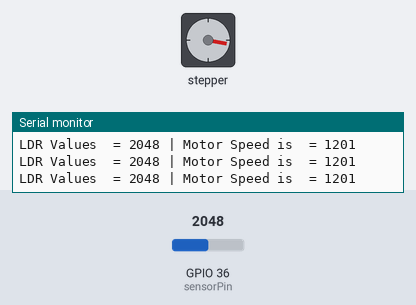
Bench run of a sketch on a simulated ESP32. On the bench: stepper motor, the last lines printed to the serial monitor. The inputs (shaded band) are chosen by the test bench; at power-on: GPIO 36 (sensorPin) = 2048. Stepper angles assume 2048 steps per turn.

Above: at 1.2 s.
1.3 s: GPIO 36 (sensorPin) set to 0
At 1.68 s:
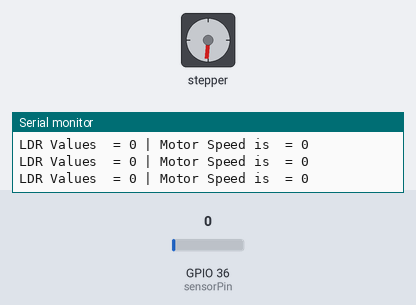
4.3 s: GPIO 36 (sensorPin) set to 3
At 7.2 s:
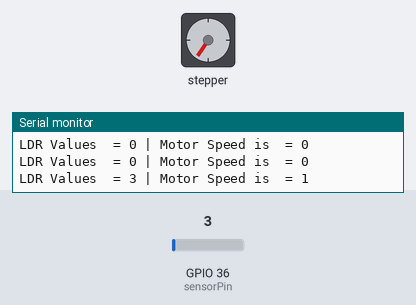
Timing chart, 0 to 8.7 s (numbered marks = the images above; inputs shaded):
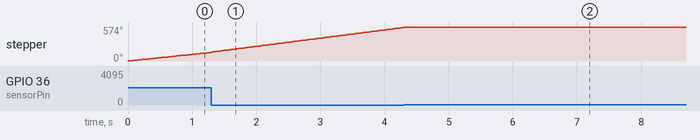

Measured:
- the behaviour switches between 1 and 2 on GPIO 36 (sensorPin) (found by bisection; images 1 and 2)

The sketch:

Stepper_Motor_LDR_Final_Code.ino
```cpp
// in this program , the speed change with light intensity ( lower speed with less light)

#include <Stepper.h>

  Stepper myStepper(32,2,4,3,5); // stepper motor sequence 1-3-2-4

  int sensorPin = A0; // select the input pin for LDR
  int sensorValue;  //intialize the value to save LDR value
  int motorSpeed;   //intialize the value for the motor speed
  int direction=32; // direction is (positive-clockwise)and it has a value of 32


void setup() {

   Serial.begin(9600);   // initialize the serial port:
   pinMode(sensorPin,INPUT); // setting sensor pin as input
   analogReference(DEFAULT);  // set the ADC reference as 5v
}

void loop() {


  sensorValue = analogRead(sensorPin); // read the value from the sensor

  Serial.print("LDR Values  = ");
  Serial.print(sensorValue);// printing the values read from the sensor

  motorSpeed=map(sensorValue,0,1023,0,600);

  Serial.print(" | Motor Speed is  = ");
  Serial.println(motorSpeed); // printing the mapped values of the Motor


  myStepper.setSpeed(motorSpeed);
  myStepper.step(direction);

}
```
